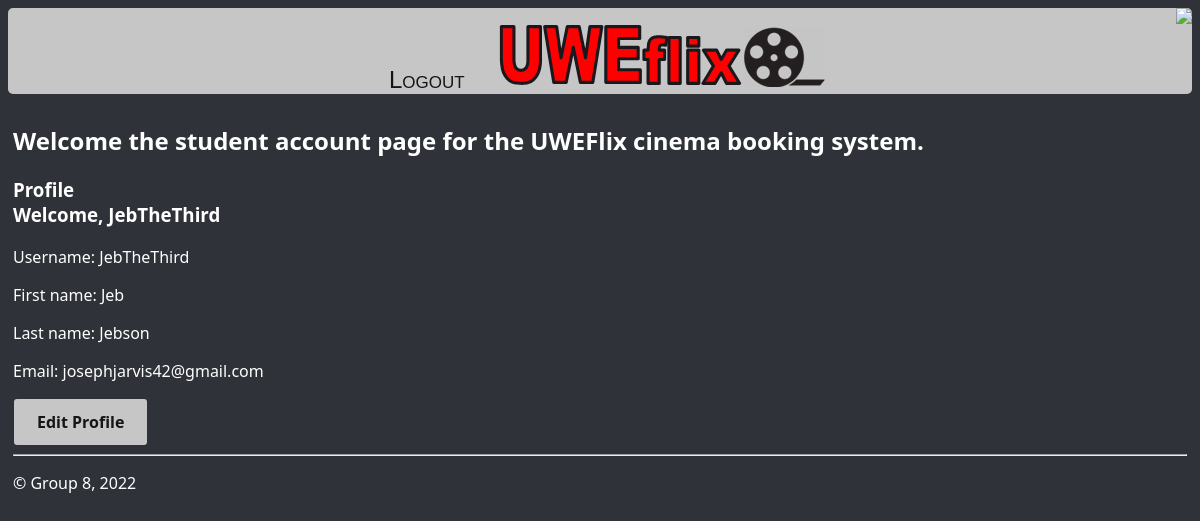
Page /studentAccount/ (signed in) on the committed database.
### uweflix/models.py (models this page shows)
class Account(AbstractUser):
    is_cinema_admin = models.BooleanField(default=False)
    is_cinema_accounts = models.BooleanField(default=False)
    is_club = models.BooleanField(default=True)
    is_customer = models.BooleanField(default=True)

### uweflix/views.py (the view)
# urls.py: path("studentAccount/", views.studentAccount, name="studentAccount"),
@login_required
@user_passes_test(lambda user: user.groups.filter(name='ClubRepresentative').exists())
def studentAccount(request):
    return render(request, "uweflix/studentAccount.html")

### uweflix/templates/uweflix/studentAccount.html (shortened to what this page needs)
{% extends "uweflix/layout.html" %}
{% block content %}
<div class="container">
    <h2>Welcome the student account page for the UWEFlix cinema booking system.</h2>
    <h3>Profile <br> Welcome, {{request.user}} </h3>
    <p>Username: {{ user }}</p>
    <p>First name: {{ user.first_name }}</p>
    <p>Last name: {{ user.last_name }}</p>
    <p>Email: {{ user.email }}</p>
</div>
<a class="amendButtons" href="{% url 'editProfile' %}">Edit Profile</a>
<br/>
{% endblock %}

### uweflix/static/uweflix/site.css (style rules this page uses)
.body { background-color: #2F3238; color: white; }
.amendButtons, .deleteButtons, .cinemaAdminButtons { align-items: center; background-clip: padding-box; border: 1px solid transparent; border-radius: .25rem; box-shadow: rgba(0, 0, 0, 0.02) 0 1px 3px 0; box-sizing: border-box; color: #151515; cursor: pointer; display: inline-flex; font-family: system-ui,-apple-system,system-ui,"Helvetica Neue",Helvetica,Arial,sans-serif; font-size: 16px; font-weight: 600; justify-content: center; line-height: 1.25; margin: 0; min-height: 3rem; padding: calc(.875rem - 1px) calc(1.5rem - 1px); position: relative; text-decoration: none; transition: all 250ms; user-select: none; -webkit-user-select: none; touch-action: manipulation; vertical-align: baseline; width: auto; }
.amendButtons, .deleteButtons, .cinemaAdminButtons, input[type=submit] { background-color: #c7c6c6; }

### rows in the picture
Account: user "JebTheThird", username "JebTheThird", first_name "Jeb", last_name "Jebson", email "josephjarvis42@gmail.com"
